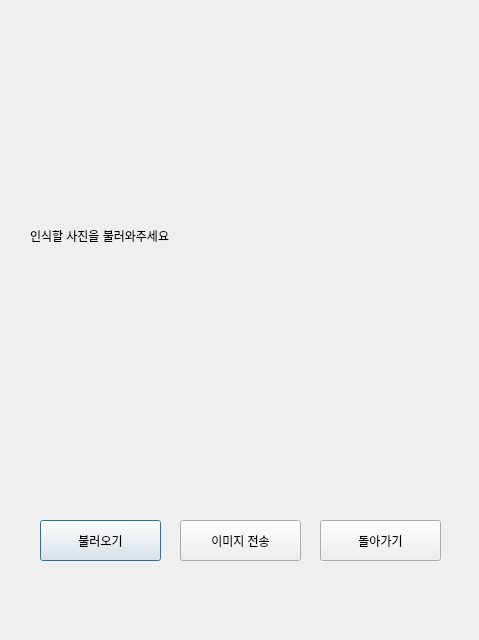
<?xml version="1.0" encoding="UTF-8"?>
<ui version="4.0">
 <class>Dialog</class>
 <widget class="QDialog" name="Dialog">
  <property name="geometry">
   <rect>
    <x>0</x>
    <y>0</y>
    <width>479</width>
    <height>640</height>
   </rect>
  </property>
  <property name="windowTitle">
   <string>Dialog</string>
  </property>
  <widget class="QPushButton" name="load_btn">
   <property name="geometry">
    <rect>
     <x>40</x>
     <y>520</y>
     <width>121</width>
     <height>41</height>
    </rect>
   </property>
   <property name="text">
    <string>불러오기</string>
   </property>
  </widget>
  <widget class="QPushButton" name="exit_btn">
   <property name="geometry">
    <rect>
     <x>320</x>
     <y>520</y>
     <width>121</width>
     <height>41</height>
    </rect>
   </property>
   <property name="text">
    <string>돌아가기</string>
   </property>
  </widget>
  <widget class="QLabel" name="pic_label">
   <property name="geometry">
    <rect>
     <x>30</x>
     <y>70</y>
     <width>431</width>
     <height>331</height>
    </rect>
   </property>
   <property name="text">
    <string>인식할 사진을 불러와주세요</string>
   </property>
  </widget>
  <widget class="QPushButton" name="send_btn">
   <property name="geometry">
    <rect>
     <x>180</x>
     <y>520</y>
     <width>121</width>
     <height>41</height>
    </rect>
   </property>
   <property name="text">
    <string>이미지 전송</string>
   </property>
  </widget>
 </widget>
 <resources/>
 <connections/>
</ui>
